Frame 1 (no input): blank canvas, image omitted
Frame 60 (the mouse pressed at the canvas centre just before this capture): blank canvas, image omitted
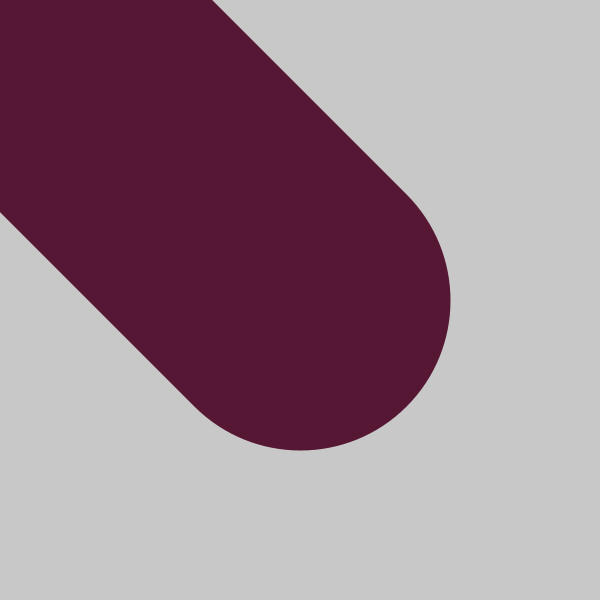
Frame 120 (the mouse held since frame 60 and released just before this capture)

The Processing sketch whose frames 1 and 60 were blank and that drew this single picture after the mouse press (run headless with seeded random() and noise(); from frame 60 on, the mouse is pressed at the canvas centre):

// Processing sketch: processing_36484
// ── processing_36484.pde

// homeWork (3); 
// copyRight carlBajandas (2011) pittsburghPa;  

color col = color (random (255), random (255),random (255), 100);
float x,y;

void setup (){
  size (600,600);
  smooth ();
  noCursor();
  background (200);
  col = color (random (255), random (255),random (255), 255);
  frameRate ( 60 );
}  
 

void draw (){
  stroke (col); 
  strokeWeight (abs (mouseX-pmouseX));
  strokeWeight (abs (mouseY-pmouseY));
  line (pmouseX, pmouseY, mouseX, mouseY);
}

void mousePressed (){
fill ( random (256), 256,random (256), 4);
  rect (0,0,width,height); 
 
  col = color  ( random (256), random (256),random (256), 255 );  
 fill  ( random (256), random (256),random (256), 100 );
 ellipse(mouseX, mouseY, 20, 20) ;
 ellipse(mouseX, mouseY, random(25), random(25)) ;
 ellipse(mouseX, mouseY, random (100), random (100)) ;
 ellipse(mouseX, mouseY, random (200), random (200)) ;
 ellipse(mouseX, mouseY, random (300), random (300)) ;

}
 
void mouseMoved (){
  noStroke();
  fill ( random (256), 256,random (256), 3);
  rect (0,0,width,height); 
}
